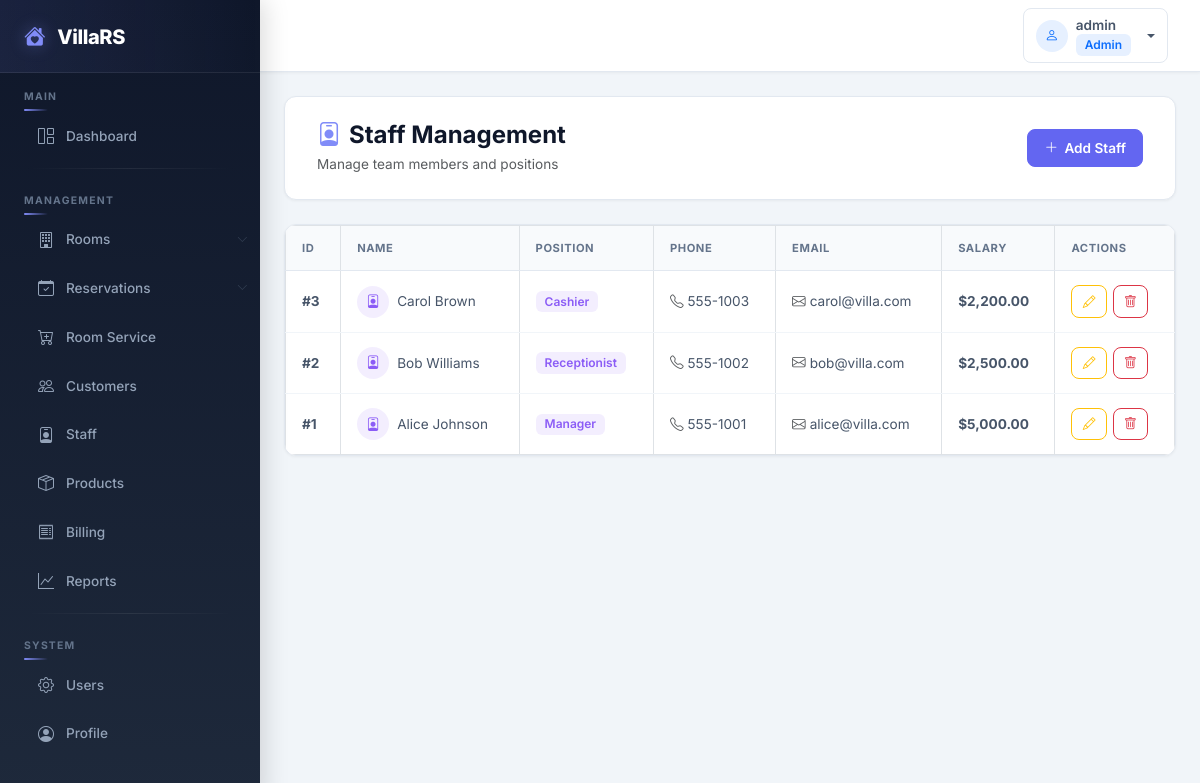
Screenshot of /modules/staff/index.php (signed in) with the database file from the repository.
### tables this page shows
CREATE TABLE IF NOT EXISTS staff (
    id INT AUTO_INCREMENT PRIMARY KEY,
    name VARCHAR(200) NOT NULL,
    position VARCHAR(100) NOT NULL,
    phone VARCHAR(20) NOT NULL,
    email VARCHAR(100) DEFAULT NULL,
    salary DECIMAL(10,2) NOT NULL,
    created_at TIMESTAMP DEFAULT CURRENT_TIMESTAMP
);

### modules/staff/index.php (the view, shortened to what this page needs)
<?php
require_once '../../config/database.php';
include '../../includes/header.php';
include '../../includes/sidebar.php';
$staff = mysqli_query($conn, "SELECT * FROM staff ORDER BY id DESC");
?>
<div id="page-content-wrapper" class="container-fluid p-4">
    <div class="page-header">
        <div class="d-flex justify-content-between align-items-center flex-wrap gap-3">
            <div>
                <h2><i class="bi bi-person-badge"></i> Staff Management</h2>
                <p class="text-muted mb-0 mt-1" style="font-size: 0.85rem;">Manage team members and positions</p>
            </div>
            <a href="create.php" class="btn btn-primary"><i class="bi bi-plus-lg"></i> Add Staff</a>
        </div>
    </div>
    <div class="table-container">
        <div class="table-responsive">
            <table class="table">
                <thead>
                    <tr>
                        <th>ID</th><th>Name</th><th>Position</th><th>Phone</th><th>Email</th><th>Salary</th><th>Actions</th>
                    </tr>
                </thead>
                <tbody>
                    <?php while ($s = mysqli_fetch_assoc($staff)): ?>
                    <tr>
                        <td><strong>#<?= $s['id'] ?></strong></td>
                        <td>
                            <div class="d-flex align-items-center gap-2">
                                <div class="bg-purple bg-opacity-10 text-purple rounded-circle d-flex align-items-center justify-content-center" style="width: 32px; height: 32px; background: rgba(139, 92, 246, 0.1); color: #8b5cf6;">
                                    <i class="bi bi-person-badge"></i>
                                </div>
                                <?= htmlspecialchars($s['name']) ?>
                            </div>
                        </td>
                        <td><span class="badge badge-purple"><?= htmlspecialchars($s['position']) ?></span></td>
                        <td><i class="bi bi-telephone text-muted me-1"></i><?= htmlspecialchars($s['phone']) ?></td>
                        <td><i class="bi bi-envelope text-muted me-1"></i><?= htmlspecialchars($s['email']) ?></td>
                        <td><strong>$<?= number_format($s['salary'], 2) ?></strong></td>
                        <td>
                            <div class="action-btns">
                                <a href="edit.php?id=<?= $s['id'] ?>" class="btn btn-sm btn-outline-warning" title="Edit"><i class="bi bi-pencil"></i></a>
                                <a href="delete.php?id=<?= $s['id'] ?>" class="btn btn-sm btn-outline-danger" onclick="return confirm('Are you sure?')" title="Delete"><i class="bi bi-trash"></i></a>
                            </div>
                        </td>
                    </tr>
                    <?php endwhile; ?>
                </tbody>
            </table>
        </div>
    </div>
</div>
<?php include '../../includes/footer.php'; ?>

### assets/css/style.css (style rules this page uses)
body { font-family: 'Inter', sans-serif; background-color: #f1f5f9; color: #1e293b; }
#page-content-wrapper { width: 100%; min-width: 0; margin-left: 260px; transition: margin-left 0.3s ease; }
.page-header { background: #fff; border-radius: 12px; padding: 1.5rem 2rem; margin-bottom: 1.5rem; box-shadow: 0 1px 3px rgba(0, 0, 0, 0.05); border: 1px solid #e2e8f0; }
.page-header h2 { font-size: 1.5rem; font-weight: 700; color: #0f172a; margin: 0; display: flex; align-items: center; gap: 0.5rem; }
.page-header h2 i { color: #818cf8; }
.table-container { background: #fff; border-radius: 12px; border: 1px solid #e2e8f0; box-shadow: 0 1px 3px rgba(0, 0, 0, 0.05); overflow: hidden; }
.table { margin-bottom: 0; }
.table thead th { background: #f8fafc; color: #64748b; font-size: 0.7rem; text-transform: uppercase; letter-spacing: 0.05em; font-weight: 700; padding: 0.875rem 1rem; border-bottom: 1px solid #e2e8f0; }
.table tbody td { padding: 0.875rem 1rem; vertical-align: middle; color: #475569; border-bottom: 1px solid #f1f5f9; font-size: 0.85rem; }
.table tbody tr:last-child td { border-bottom: none; }
.btn { border-radius: 8px; font-weight: 600; font-size: 0.85rem; padding: 0.5rem 1rem; transition: all 0.2s ease; display: inline-flex; align-items: center; gap: 0.4rem; }
.btn-primary { background: #6366f1; border-color: #6366f1; }
.btn-sm { padding: 0.35rem 0.65rem; font-size: 0.8rem; }
.badge { padding: 0.4em 0.75em; border-radius: 6px; font-weight: 600; font-size: 0.75rem; }
.badge-purple { background: rgba(139, 92, 246, 0.1); color: #8b5cf6; }
.action-btns { display: flex; gap: 0.35rem; flex-wrap: wrap; }

### rows the page displays
staff: id "3", name "Carol Brown", position "Cashier", phone "555-1003", email "carol@villa.com", salary "2,200.00"
staff: id "2", name "Bob Williams", position "Receptionist", phone "555-1002", email "bob@villa.com", salary "2,500.00"
staff: id "1", name "Alice Johnson", position "Manager", phone "555-1001", email "alice@villa.com", salary "5,000.00"

### other values shown
$_SESSION['username'] "admin"
$_SESSION['role'] "Admin"
